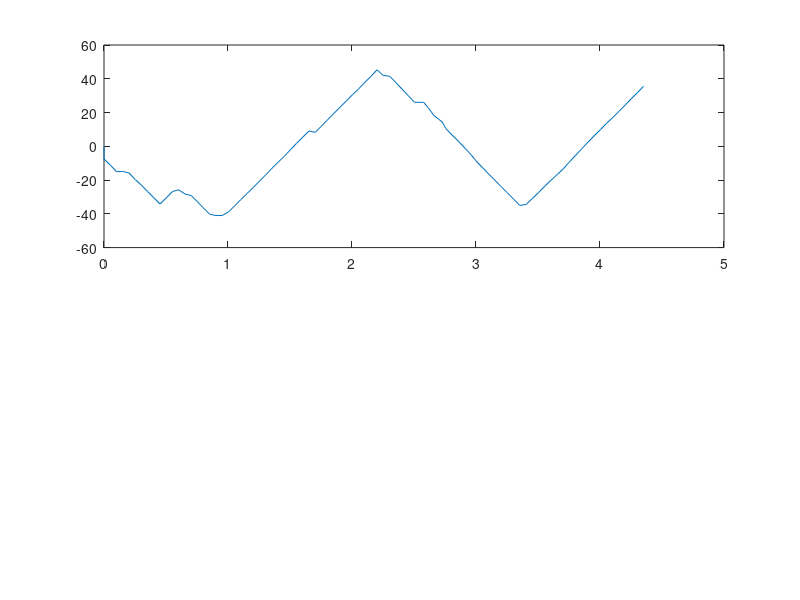

The MATLAB source for this figure: (Note: this script raises an error after producing the figure.)
clc;
mpc_state=xlsread('ltv/Lmpc_state.csv');
pur_state=xlsread('phr/phr_nmpc_state.csv');
input_lmpc=xlsread('ltv/Lmpc_input.csv');
input_nmpc=xlsread('phr/phr_nmpc_input.csv');
% mpc_state=xlsread('mpc_state.csv');
% pur_state=xlsread('pur_state.csv');
% rl_state =xlsread('rl_state.csv');

record=520;%300 ;%
time_mpc=mpc_state(:,8);
time_pur=pur_state(:,8);

time_input_lmpc=input_lmpc(:,1);
time_input_lmpc(90:length(time_input_lmpc))=[];
time_input_nmpc=input_nmpc(:,1);
delta_input_lmpc=input_lmpc(:,3)*180/pi;
delta_input_lmpc(90:length(delta_input_lmpc))=[];

delta_input_nmpc=input_nmpc(:,3)*180/pi;



figure(1);
subplot(2,1,1);
p1=plot(time_input_lmpc,delta_input_lmpc);
p1.Color='#A2142F'
xlabel('时间(s)')
ylabel('转向角度(deg)')
legend('LMPC');
subplot(2,1,2)
p2=plot(time_input_nmpc,delta_input_nmpc);
p2.Color="#77AC30"
xlabel('时间(s)')
ylabel('转向角度(deg)')

legend('NMPC');

lateralError_mpc=mpc_state(:,2);
lateralError_pur=pur_state(:,2);
lateralError_mpc_mean=nanmean(lateralError_mpc)
lateralError_pur_mean=nanmean(lateralError_pur)
lateralError_mpc_max=max(lateralError_mpc)
lateralError_pur_max=max(lateralError_pur)
% Lateral error

figure(2);
subplot(2,1,1);
plot(time_mpc,lateralError_mpc);
hold on;
plot(time_pur,lateralError_pur);
xlabel('弧长(m)')
ylabel('横向误差(m)')

legend('LMPC','NMPC');

subplot(2,1,2);

% axis([0,18,0,20]);
% 'symbol',''   是为了取消显示异常值
% Head error
headError_mpc=mpc_state(:,5);
headError_pur=pur_state(:,5);

% figure(2);
p1=plot(time_mpc,headError_mpc);
p1.Color='#A2142F'
hold on;
p2=plot(time_pur,headError_pur);
p2.Color="#77AC30"
hold on;


xlabel('弧长(m)')
ylabel('速度(m/s)')
legend('LMPC','NMPC');






